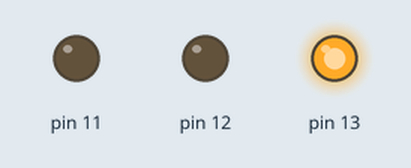
Simulated run of this sketch. Board: Arduino Uno, built with avr-gcc and run on an emulated ATmega328P. Shown: output pins drawn as LEDs (lit = HIGH).

Above: at 0.7 s.
At 2.2 s:
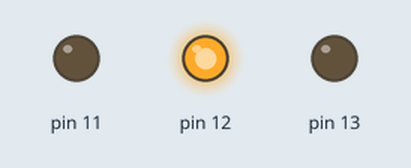
At 3.7 s:
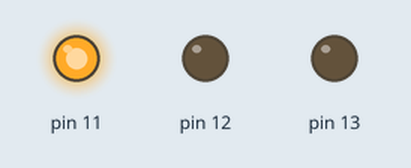
Timing chart, 0 to 5.9 s (numbered marks = the images above):
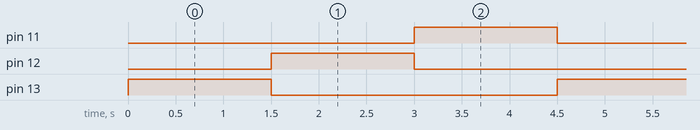

The sketch:

ej1.ino
```cpp
// C++ code
//
void setup()
{
  pinMode(12, OUTPUT);
  pinMode(13, OUTPUT);
  pinMode(11, OUTPUT);
}

void loop()
{
  digitalWrite(13, HIGH);
  digitalWrite(12, LOW);
  digitalWrite(11, LOW);
  delay(1500); // Wait for 1000 millisecond(s)
  digitalWrite(13, LOW);
  digitalWrite(12, HIGH);
  digitalWrite(11, LOW);
  delay(1500); // Wait for 1000 millisecond(s)
  digitalWrite(13, LOW);
  digitalWrite(12, LOW);
  digitalWrite(11, HIGH);
  delay(1500); // Wait for 1000 millisecond(s)
}
```

Measured:
- by itself, pin 11–13: alternates HIGH for 1.5 s and LOW for 3.0 s
- by itself, everything shown: repeats every 4.5 s, in 3 steps
